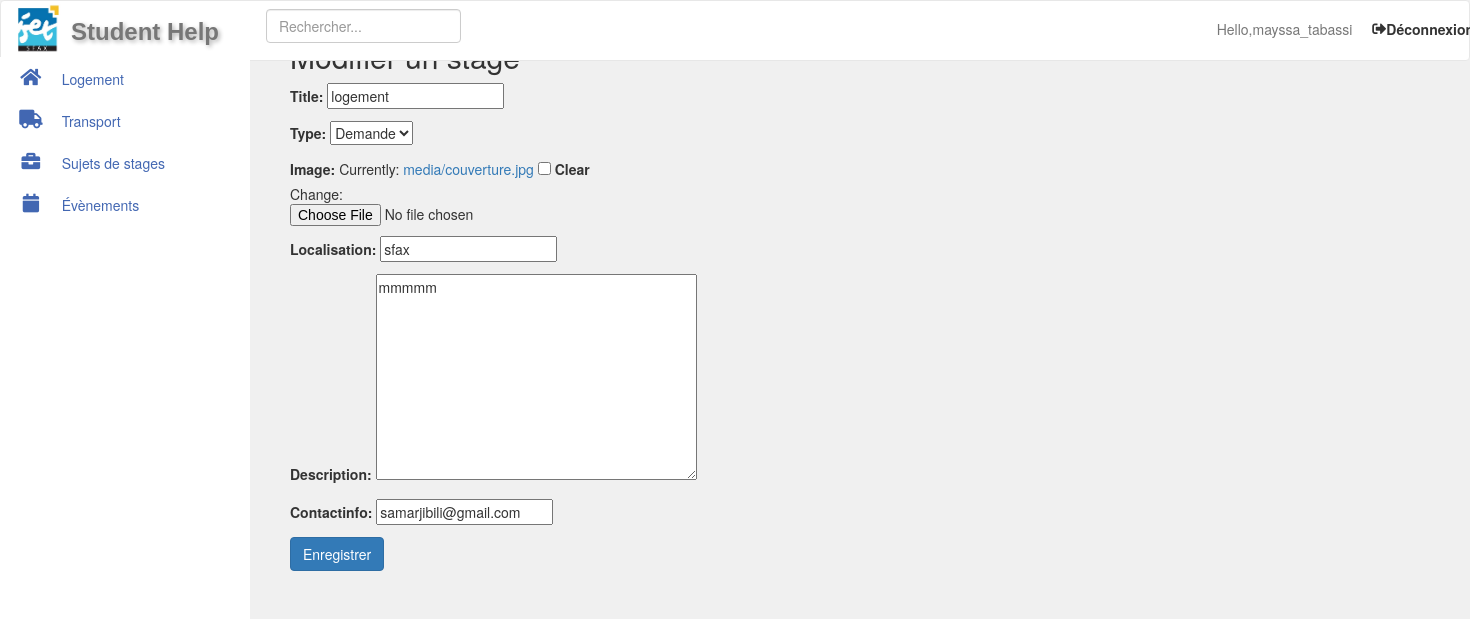
/6/updatelogement/ (signed in), run on the app's committed database.
### Student/models.py (models this page shows, shortened)
class Post(models.Model):
    OFFRE = 0
    DEMANDE = 1
    TYPE_CHOICES = [
        (OFFRE, 'Offre'),
        (DEMANDE, 'Demande'),
    ]
    Title = models.CharField(max_length=200)
    Type = models.IntegerField(choices=TYPE_CHOICES)
    Date = models.DateTimeField(default=timezone.now)
    Image = models.ImageField(upload_to='media', blank=True)
    author = models.ForeignKey(User, on_delete=models.CASCADE, null=True)
    class Meta:
        abstract = True

class Logement(Post):
    Localisation = models.CharField(max_length=200)
    Description = models.TextField()
    Contactinfo = models.CharField(max_length=200)

### Student/views.py (the view, shortened to what this page needs)
# urls.py: path('<int:pk>/updatelogement/', LogementUpdateView.as_view(), name='logement-update'),
class LogementUpdateView(LoginRequiredMixin,UpdateView):
    model = Logement
    template_name ='List/update/updatelogement.html'
    success_url = reverse_lazy('mespost-view')# Mettez à jour avec votre URL de succès
    fields = ['Title','Type', 'Image', 'Localisation', 'Description', 'Contactinfo']

### templates/List/update/updatelogement.html (shortened to what this page needs)
{% extends 'base.html' %}
{% block content %}
<div class="container">
    <h2>Modifier un stage</h2>
    <form method="post">
        {{ form.as_p }}
        <button type="submit" class="btn btn-primary">Enregistrer</button>
    </form>
</div>
{% endblock %}

### templates/navbar.html (shortened to what this page needs)
{% load static %}
<nav class="navbar navbar-default no-margin" style="background-color: white; position: fixed; width: 100%; z-index: 1000;">
   <div class="navbar-header fixed-brand">
        <img src="{% static 'iset.jpg' %}" alt="">
        <div class="logo">
            <a class="navbar-brand" href="">Student Help</a>
        </div>
</div>
        <form class="navbar-form navbar-left compact-search-form" method="GET" action="{% url 'search' %}">
            <div class="form-group">
                <input type="text" class="form-control" name="q" placeholder="Rechercher...">
            </div>
        </form>
        <ul class="nav navbar-nav navbar-right">
            {% if user.is_authenticated %}
            <li >
                <a class="nav-link" href="#"style="padding: 18px 10px;">Hello,{{user}}</a>
            </li>
            <li class="nav-item active">
                <form action="{% url 'logout' %}" method="post">
                    <button type="submit" class="nav-link custom-link" style="padding: 18px 10px;">
                        <i class="fas fa-sign-out-alt"></i>
                        Déconnexion
                    </button>
                </form>
            </li>
            {% endif %}
        </ul>
</nav>

### templates/navbar.html (style rules this page uses)
.custom-link { border: none; background: none; padding: 0; color: #333; font-weight: bold; text-decoration: none; display: flex; align-items: center; }
.navbar-default .navbar-brand { color: #0a68ba; text-shadow: 2px 2px 4px rgba(0, 0, 0, 0.3); font-weight: bold; font-size: 24px; font-family: 'Arial', sans-serif; margin-left: 55px; margin-top: -49px; margin-bottom: 3px; }
img { width: 55px; margin-left: 10px; margin-button: 5px; }

### templates/sidebar.html (style rules this page uses)
.fixed-brand { width: auto; }
.no-margin { margin: 0; }
@media (min-width: 768px) { .fixed-brand { width: 250px; } }

### data on the page
Logement: Title "logement", Type "Demande", Localisation "sfax", Description "mmmmm", Contactinfo "samarjibili@gmail.com"

### other printed values
{{ user }} "mayssa_tabassi"
